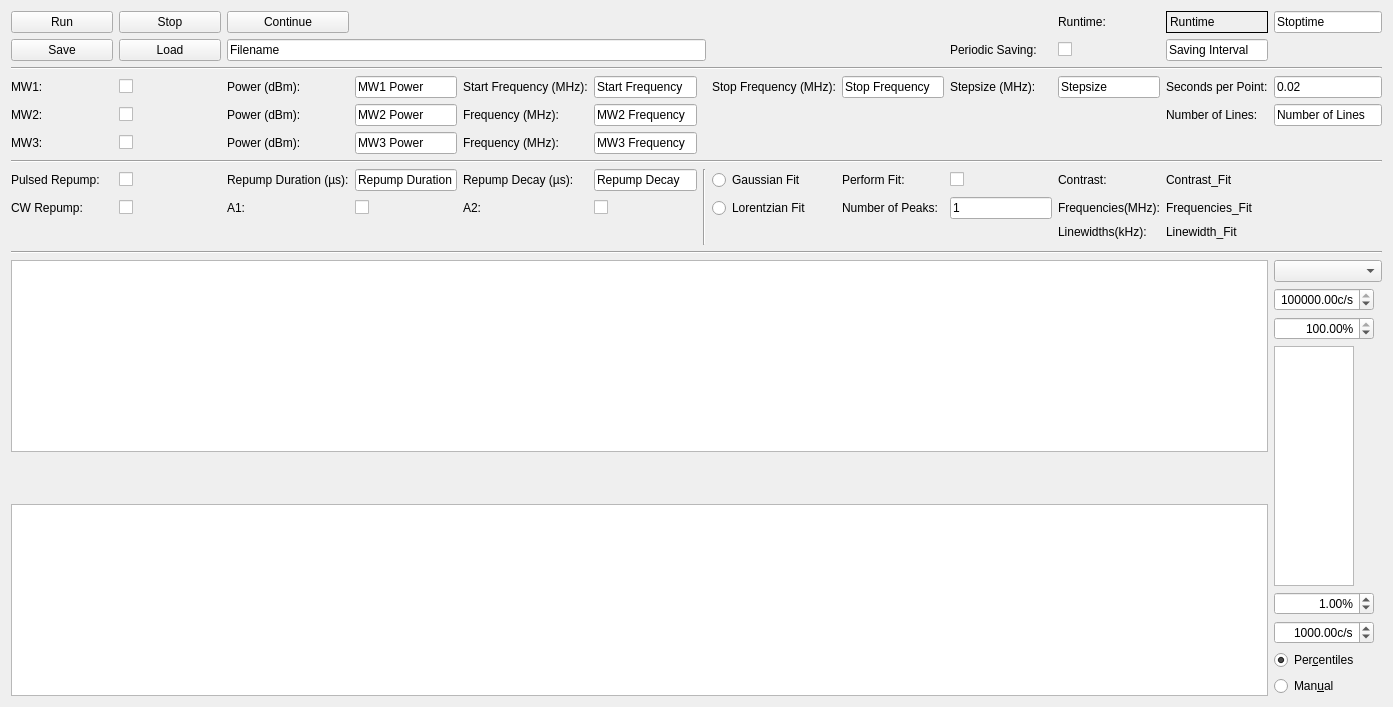
      <widget class="QWidget" name="tab">
       <attribute name="title">
        <string>cw ODMR</string>
       </attribute>
       <layout class="QVBoxLayout" name="verticalLayout_4">
        <item>
         <layout class="QGridLayout" name="gridLayout">
          <item row="8" column="1">
           <widget class="QCheckBox" name="cw_PulsedRepump_CheckBox">
            <property name="text">
             <string/>
            </property>
           </widget>
          </item>
          <item row="0" column="0">
           <widget class="QPushButton" name="cw_Run_Button">
            <property name="text">
             <string>Run</string>
            </property>
           </widget>
          </item>
          <item row="13" column="12" rowspan="3">
           <layout class="QVBoxLayout" name="verticalLayout">
            <item>
             <widget class="QComboBox" name="cw_odmr_channel_ComboBox"/>
            </item>
            <item>
             <widget class="ScienDSpinBox" name="cw_odmr_cb_max_DoubleSpinBox">
              <property name="maximumSize">
               <size>
                <width>100</width>
                <height>16777215</height>
               </size>
              </property>
              <property name="alignment">
               <set>Qt::AlignRight|Qt::AlignTrailing|Qt::AlignVCenter</set>
              </property>
              <property name="suffix">
               <string>c/s</string>
              </property>
              <property name="minimum">
               <double>-10.000000000000000</double>
              </property>
              <property name="maximum">
               <double>1000000000.000000000000000</double>
              </property>
              <property name="value">
               <double>100000.000000000000000</double>
              </property>
             </widget>
            </item>
            <item>
             <widget class="ScienDSpinBox" name="cw_odmr_cb_high_percentile_DoubleSpinBox">
              <property name="maximumSize">
               <size>
                <width>100</width>
                <height>16777215</height>
               </size>
              </property>
              <property name="alignment">
               <set>Qt::AlignRight|Qt::AlignTrailing|Qt::AlignVCenter</set>
              </property>
              <property name="suffix">
               <string>%</string>
              </property>
              <property name="minimum">
               <double>0.000000000000000</double>
              </property>
              <property name="maximum">
               <double>100.000000000000000</double>
              </property>
              <property name="value">
               <double>100.000000000000000</double>
              </property>
             </widget>
            </item>
            <item>
             <widget class="PlotWidget" name="cw_odmr_cb_PlotWidget">
              <property name="sizePolicy">
               <sizepolicy hsizetype="Expanding" vsizetype="Expanding">
                <horstretch>0</horstretch>
                <verstretch>0</verstretch>
               </sizepolicy>
              </property>
              <property name="maximumSize">
               <size>
                <width>80</width>
                <height>16777215</height>
               </size>
              </property>
             </widget>
            </item>
            <item>
             <widget class="ScienDSpinBox" name="cw_odmr_cb_low_percentile_DoubleSpinBox">
              <property name="maximumSize">
               <size>
                <width>100</width>
                <height>16777215</height>
               </size>
              </property>
              <property name="alignment">
               <set>Qt::AlignRight|Qt::AlignTrailing|Qt::AlignVCenter</set>
              </property>
              <property name="suffix">
               <string>%</string>
              </property>
              <property name="minimum">
               <double>0.000000000000000</double>
              </property>
              <property name="maximum">
               <double>100.000000000000000</double>
              </property>
              <property name="value">
               <double>1.000000000000000</double>
              </property>
             </widget>
            </item>
            <item>
             <widget class="ScienDSpinBox" name="cw_odmr_cb_min_DoubleSpinBox">
              <property name="maximumSize">
               <size>
                <width>100</width>
                <height>16777215</height>
               </size>
              </property>
              <property name="alignment">
               <set>Qt::AlignRight|Qt::AlignTrailing|Qt::AlignVCenter</set>
              </property>
              <property name="suffix">
               <string>c/s</string>
              </property>
              <property name="minimum">
               <double>-10.000000000000000</double>
              </property>
              <property name="maximum">
               <double>1000000000.000000000000000</double>
              </property>
              <property name="value">
               <double>1000.000000000000000</double>
              </property>
             </widget>
            </item>
            <item>
             <widget class="QRadioButton" name="cw_odmr_cb_centiles_RadioButton">
              <property name="text">
               <string>Per&amp;centiles</string>
              </property>
              <property name="checked">
               <bool>true</bool>
              </property>
             </widget>
            </item>
            <item>
             <widget class="QRadioButton" name="cw_odmr_cb_manual_RadioButton">
              <property name="text">
               <string>Man&amp;ual</string>
              </property>
             </widget>
            </item>
           </layout>
          </item>
          <item row="1" column="9">
           <widget class="QLabel" name="label">
            <property name="text">
             <string>Periodic Saving:</string>
            </property>
           </widget>
          </item>
          <item row="3" column="4">
           <widget class="QLabel" name="label_3">
            <property name="text">
             <string>Start Frequency (MHz):</string>
            </property>
           </widget>
          </item>
          <item row="3" column="2">
           <widget class="QLabel" name="label_9">
            <property name="text">
             <string>Power (dBm):</string>
            </property>
           </widget>
          </item>
          <item row="3" column="1">
           <widget class="QCheckBox" name="cw_MW1_CheckBox">
            <property name="text">
             <string/>
            </property>
           </widget>
          </item>
          <item row="3" column="5">
           <widget class="QLineEdit" name="cw_StartFreq_LineEdit">
            <property name="text">
             <string>Start Frequency</string>
            </property>
           </widget>
          </item>
          <item row="15" column="0" colspan="12">
           <widget class="PlotWidget" name="cw_odmr_matrix_PlotWidget">
            <property name="sizePolicy">
             <sizepolicy hsizetype="Expanding" vsizetype="Expanding">
              <horstretch>1</horstretch>
              <verstretch>1</verstretch>
             </sizepolicy>
            </property>
           </widget>
          </item>
          <item row="4" column="3">
           <widget class="QLineEdit" name="cw_MW2_Power_LineEdit">
            <property name="text">
             <string>MW2 Power</string>
            </property>
           </widget>
          </item>
          <item row="9" column="1">
           <widget class="QCheckBox" name="cw_CWRepump_CheckBox">
            <property name="text">
             <string/>
            </property>
           </widget>
          </item>
          <item row="12" column="0" colspan="13">
           <widget class="Line" name="line_3">
            <property name="orientation">
             <enum>Qt::Horizontal</enum>
            </property>
           </widget>
          </item>
          <item row="9" column="0">
           <widget class="QLabel" name="label_15">
            <property name="text">
             <string>CW Repump:</string>
            </property>
           </widget>
          </item>
          <item row="0" column="12">
           <widget class="QLineEdit" name="cw_Stoptime_LineEdit">
            <property name="text">
             <string>Stoptime</string>
            </property>
           </widget>
          </item>
          <item row="8" column="0">
           <widget class="QLabel" name="label_10">
            <property name="text">
             <string>Pulsed Repump:</string>
            </property>
           </widget>
          </item>
          <item row="9" column="4">
           <widget class="QLabel" name="label_14">
            <property name="text">
             <string>A2:</string>
            </property>
           </widget>
          </item>
          <item row="1" column="0">
           <widget class="QPushButton" name="cw_Save_Button">
            <property name="text">
             <string>Save</string>
            </property>
           </widget>
          </item>
          <item row="4" column="1">
           <widget class="QCheckBox" name="cw_MW2_CheckBox">
            <property name="text">
             <string/>
            </property>
           </widget>
          </item>
          <item row="4" column="4">
           <widget class="QLabel" name="label_27">
            <property name="text">
             <string>Frequency (MHz):</string>
            </property>
           </widget>
          </item>
          <item row="5" column="2">
           <widget class="QLabel" name="label_7">
            <property name="text">
             <string>Power (dBm):</string>
            </property>
           </widget>
          </item>
          <item row="3" column="8">
           <widget class="QLineEdit" name="cw_StopFreq_LineEdit">
            <property name="text">
             <string>Stop Frequency</string>
            </property>
           </widget>
          </item>
          <item row="2" column="0" colspan="13">
           <widget class="Line" name="line">
            <property name="orientation">
             <enum>Qt::Horizontal</enum>
            </property>
           </widget>
          </item>
          <item row="3" column="11">
           <widget class="QLabel" name="label_6">
            <property name="text">
             <string>Seconds per Point:</string>
            </property>
           </widget>
          </item>
          <item row="3" column="7">
           <widget class="QLabel" name="label_4">
            <property name="text">
             <string>Stop Frequency (MHz):</string>
            </property>
           </widget>
          </item>
          <item row="8" column="5">
           <widget class="QLineEdit" name="cw_RepumpDecay_LineEdit">
            <property name="text">
             <string>Repump Decay</string>
            </property>
           </widget>
          </item>
          <item row="3" column="10">
           <widget class="QLineEdit" name="cw_Stepsize_LineEdit">
            <property name="text">
             <string>Stepsize</string>
            </property>
           </widget>
          </item>
          <item row="4" column="2">
           <widget class="QLabel" name="label_8">
            <property name="text">
             <string>Power (dBm):</string>
            </property>
           </widget>
          </item>
          <item row="0" column="11">
           <widget class="QLabel" name="cw_Runtime_Label">
            <property name="frameShape">
             <enum>QFrame::Box</enum>
            </property>
            <property name="text">
             <string>Runtime</string>
            </property>
           </widget>
          </item>
          <item row="9" column="5">
           <widget class="QCheckBox" name="cw_A2_CheckBox">
            <property name="text">
             <string/>
            </property>
           </widget>
          </item>
          <item row="8" column="2">
           <widget class="QLabel" name="label_16">
            <property name="text">
             <string>Repump Duration (µs):</string>
            </property>
           </widget>
          </item>
          <item row="8" column="4">
           <widget class="QLabel" name="label_17">
            <property name="text">
             <string>Repump Decay (µs):</string>
            </property>
           </widget>
          </item>
          <item row="3" column="12">
           <widget class="QLineEdit" name="cw_SecondsPerPoint_LineEdit">
            <property name="text">
             <string>0.02</string>
            </property>
           </widget>
          </item>
          <item row="5" column="3">
           <widget class="QLineEdit" name="cw_MW3_Power_LineEdit">
            <property name="text">
             <string>MW3 Power</string>
            </property>
           </widget>
          </item>
          <item row="3" column="9">
           <widget class="QLabel" name="label">
            <property name="text">
             <string>Stepsize (MHz):</string>
            </property>
           </widget>
          </item>
          <item row="3" column="3">
           <widget class="QLineEdit" name="cw_MW1_Power_LineEdit">
            <property name="text">
             <string>MW1 Power</string>
            </property>
           </widget>
          </item>
          <item row="5" column="0">
           <widget class="QLabel" name="label_11">
            <property name="text">
             <string>MW3:</string>
            </property>
           </widget>
          </item>
          <item row="5" column="4">
           <widget class="QLabel" name="label_28">
            <property name="text">
             <string>Frequency (MHz):</string>
            </property>
           </widget>
          </item>
          <item row="7" column="0" colspan="13">
           <widget class="Line" name="line_2">
            <property name="orientation">
             <enum>Qt::Horizontal</enum>
            </property>
           </widget>
          </item>
          <item row="4" column="11">
           <widget class="QLabel" name="label_18">
            <property name="text">
             <string>Number of Lines:</string>
            </property>
           </widget>
          </item>
          <item row="9" column="2">
           <widget class="QLabel" name="label_13">
            <property name="text">
             <string>A1:</string>
            </property>
           </widget>
          </item>
          <item row="8" column="9">
           <widget class="QCheckBox" name="cw_PerformFit_CheckBox">
            <property name="text">
             <string/>
            </property>
           </widget>
          </item>
          <item row="13" column="0" colspan="12">
           <widget class="PlotWidget" name="cw_odmr_PlotWidget">
            <property name="sizePolicy">
             <sizepolicy hsizetype="Expanding" vsizetype="Expanding">
              <horstretch>1</horstretch>
              <verstretch>1</verstretch>
             </sizepolicy>
            </property>
           </widget>
          </item>
          <item row="9" column="3">
           <widget class="QCheckBox" name="cw_A1_CheckBox">
            <property name="text">
             <string/>
            </property>
           </widget>
          </item>
          <item row="5" column="1">
           <widget class="QCheckBox" name="cw_MW3_CheckBox">
            <property name="text">
             <string/>
            </property>
           </widget>
          </item>
          <item row="4" column="12">
           <widget class="QLineEdit" name="cw_NumberOfLines_LineEdit">
            <property name="text">
             <string>Number of Lines</string>
            </property>
           </widget>
          </item>
          <item row="14" column="0">
           <spacer name="verticalSpacer">
            <property name="orientation">
             <enum>Qt::Vertical</enum>
            </property>
            <property name="sizeHint" stdset="0">
             <size>
              <width>20</width>
              <height>40</height>
             </size>
            </property>
           </spacer>
          </item>
          <item row="5" column="5">
           <widget class="QLineEdit" name="cw_MW3_Freq_LineEdit">
            <property name="text">
             <string>MW3 Frequency</string>
            </property>
           </widget>
          </item>
          <item row="8" column="6" rowspan="4">
           <widget class="Line" name="line_4">
            <property name="orientation">
             <enum>Qt::Vertical</enum>
            </property>
           </widget>
          </item>
          <item row="4" column="0">
           <widget class="QLabel" name="label_12">
            <property name="text">
             <string>MW2:</string>
            </property>
           </widget>
          </item>
          <item row="1" column="1">
           <widget class="QPushButton" name="cw_Load_Button">
            <property name="text">
             <string>Load</string>
            </property>
           </widget>
          </item>
          <item row="0" column="10">
           <widget class="QLabel" name="label_26">
            <property name="text">
             <string>Runtime:</string>
            </property>
           </widget>
          </item>
          <item row="8" column="3">
           <widget class="QLineEdit" name="cw_RepumpDuration_LineEdit">
            <property name="text">
             <string>Repump Duration</string>
            </property>
           </widget>
          </item>
          <item row="0" column="2">
           <widget class="QPushButton" name="cw_Continue_Button">
            <property name="text">
             <string>Continue</string>
            </property>
           </widget>
          </item>
          <item row="3" column="0">
           <widget class="QLabel" name="label_2">
            <property name="text">
             <string>MW1:</string>
            </property>
           </widget>
          </item>
          <item row="0" column="1">
           <widget class="QPushButton" name="cw_Stop_Button">
            <property name="text">
             <string>Stop</string>
            </property>
           </widget>
          </item>
          <item row="1" column="11">
           <widget class="QLineEdit" name="cw_Interval_LineEdit">
            <property name="text">
             <string>Saving Interval</string>
            </property>
           </widget>
          </item>
          <item row="1" column="2" colspan="5">
           <widget class="QLineEdit" name="cw_Filename_LineEdit">
            <property name="text">
             <string>Filename</string>
            </property>
           </widget>
          </item>
          <item row="1" column="10">
           <widget class="QCheckBox" name="cw_PeriodicSaving_CheckBox">
            <property name="text">
             <string/>
            </property>
           </widget>
          </item>
          <item row="4" column="5">
           <widget class="QLineEdit" name="cw_MW2_Freq_LineEdit">
            <property name="text">
             <string>MW2 Frequency</string>
            </property>
           </widget>
          </item>
          <item row="8" column="8">
           <widget class="QLabel" name="label_19">
            <property name="text">
             <string>Perform Fit:</string>
            </property>
           </widget>
          </item>
          <item row="8" column="7">
           <widget class="QRadioButton" name="cw_SelectGaussianFit_RadioButton">
            <property name="text">
             <string>Gaussian Fit</string>
            </property>
            <attribute name="buttonGroup">
             <string notr="true">cwSelectFitRadioButtonGroup</string>
            </attribute>
           </widget>
          </item>
          <item row="9" column="7">
           <widget class="QRadioButton" name="cw_SelectLorentzianFit_RadioButton">
            <property name="text">
             <string>Lorentzian Fit</string>
            </property>
            <attribute name="buttonGroup">
             <string notr="true">cwSelectFitRadioButtonGroup</string>
            </attribute>
           </widget>
          </item>
          <item row="9" column="8">
           <widget class="QLabel" name="label_20">
            <property name="text">
             <string>Number of Peaks:</string>
            </property>
           </widget>
          </item>
          <item row="9" column="9">
           <widget class="QLineEdit" name="cw_NumberOfPeaks_LineEdit">
            <property name="text">
             <string>1</string>
            </property>
           </widget>
          </item>
          <item row="8" column="10">
           <widget class="QLabel" name="label_50">
            <property name="text">
             <string>Contrast:</string>
            </property>
           </widget>
          </item>
          <item row="8" column="11">
           <widget class="QLabel" name="cw_Contrast_Fit_Label">
            <property name="text">
             <string>Contrast_Fit</string>
            </property>
           </widget>
          </item>
          <item row="9" column="10">
           <widget class="QLabel" name="label_21">
            <property name="text">
             <string>Frequencies(MHz):</string>
            </property>
           </widget>
          </item>
          <item row="9" column="11">
           <widget class="QLabel" name="cw_Frequencies_Fit_Label">
            <property name="text">
             <string>Frequencies_Fit</string>
            </property>
           </widget>
          </item>
          <item row="10" column="10">
           <widget class="QLabel" name="label_23">
            <property name="text">
             <string>Linewidths(kHz):</string>
            </property>
           </widget>
          </item>
          <item row="10" column="11">
           <widget class="QLabel" name="cw_Linewidths_Fit_Label">
            <property name="text">
             <string>Linewidth_Fit</string>
            </property>
           </widget>
          </item>
         </layout>
        </item>
       </layout>
      </widget>
